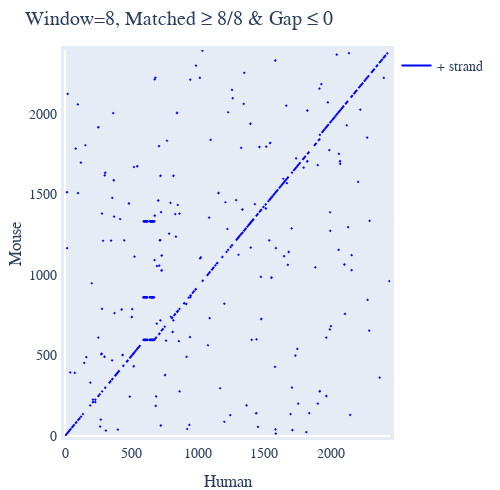

This figure's notebook cell:
### Markdown cell above
## Modifying the matching parameters

If we set window and threshold to be equal, this is equivalent to an exact match approach.

### Code cell
draw = seqs.dotplot(name1="Human", name2="Mouse", window=8, threshold=8)
draw.show()

### Figure 1 — Plotly figure (JSON) as saved in the notebook; plotly's stock layout.template omitted (floating-point values rounded to 4 significant figures; data arrays with more than 128 entries replaced by an {"elided": "..."} marker saying what was removed)
{"data": [{"line": {"color": "blue"}, "mode": "lines", "name": "+ strand", "type": "scatter", "x": {"elided": "1064 int values"}, "xaxis": "x", "y": {"elided": "1064 int values"}, "yaxis": "y"}], "layout": {"autosize": false, "font": {"family": "Balto", "size": 14}, "height": 490.2, "hovermode": "closest", "margin": {"b": 50, "l": 50, "pad": 4, "r": 50, "t": 50}, "showlegend": true, "title": {"text": "Window=8, Matched ≥ 8/8 & Gap ≤ 0"}, "width": 500, "xaxis": {"mirror": true, "range": [0, 2445], "showgrid": false, "showline": true, "title": {"text": "Human"}, "type": "linear", "visible": true}, "yaxis": {"mirror": true, "range": [0, 2397], "showgrid": false, "showline": true, "title": {"text": "Mouse"}, "type": "linear", "visible": true}}}
